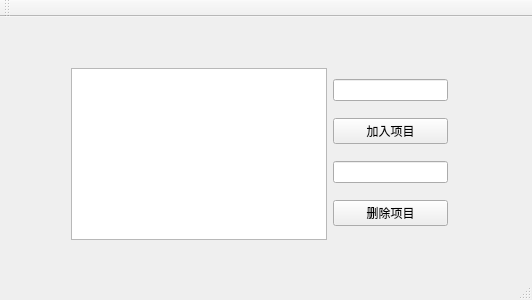
<?xml version="1.0" encoding="UTF-8"?>
<ui version="4.0">
 <class>MainWindow</class>
 <widget class="QMainWindow" name="MainWindow">
  <property name="geometry">
   <rect>
    <x>0</x>
    <y>0</y>
    <width>532</width>
    <height>300</height>
   </rect>
  </property>
  <property name="windowTitle">
   <string>MainWindow</string>
  </property>
  <widget class="QWidget" name="centralWidget">
   <widget class="QWidget" name="">
    <property name="geometry">
     <rect>
      <x>60</x>
      <y>40</y>
      <width>399</width>
      <height>194</height>
     </rect>
    </property>
    <layout class="QHBoxLayout" name="horizontalLayout">
     <item>
      <widget class="QListView" name="listView"/>
     </item>
     <item>
      <layout class="QVBoxLayout" name="verticalLayout">
       <item>
        <widget class="QLineEdit" name="lineEdit">
         <property name="toolTip">
          <string>欲被添加的文本</string>
         </property>
        </widget>
       </item>
       <item>
        <widget class="QPushButton" name="pushButton">
         <property name="toolTip">
          <string>添加文本到列表框</string>
         </property>
         <property name="text">
          <string>加入项目</string>
         </property>
        </widget>
       </item>
       <item>
        <widget class="QLineEdit" name="lineEdit_2">
         <property name="toolTip">
          <string>欲被删除的项目的索引</string>
         </property>
        </widget>
       </item>
       <item>
        <widget class="QPushButton" name="pushButton_2">
         <property name="toolTip">
          <string>删除对应索引的项目</string>
         </property>
         <property name="text">
          <string>删除项目</string>
         </property>
        </widget>
       </item>
      </layout>
     </item>
    </layout>
   </widget>
  </widget>
  <widget class="QMenuBar" name="menuBar">
   <property name="geometry">
    <rect>
     <x>0</x>
     <y>0</y>
     <width>532</width>
     <height>23</height>
    </rect>
   </property>
  </widget>
  <widget class="QToolBar" name="mainToolBar">
   <attribute name="toolBarArea">
    <enum>TopToolBarArea</enum>
   </attribute>
   <attribute name="toolBarBreak">
    <bool>false</bool>
   </attribute>
  </widget>
  <widget class="QStatusBar" name="statusBar"/>
 </widget>
 <layoutdefault spacing="6" margin="11"/>
 <resources/>
 <connections/>
</ui>
